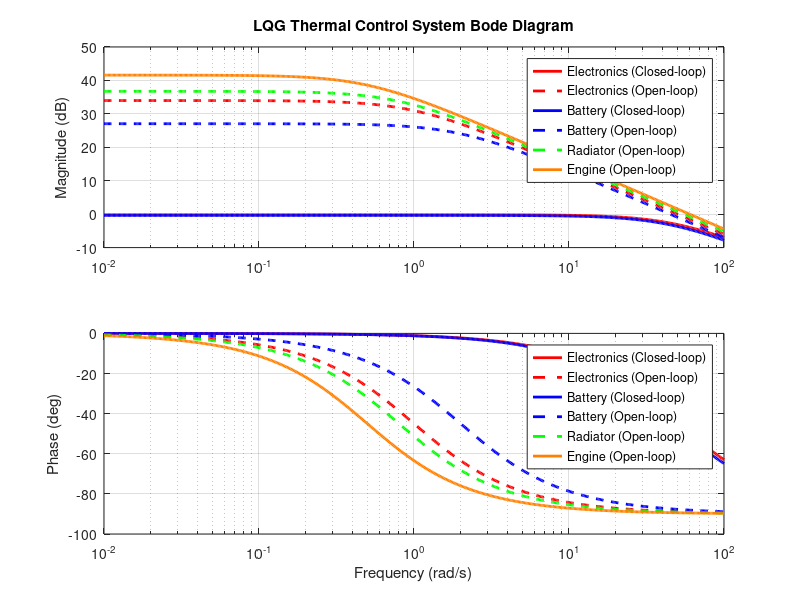

This chart was generated by the following MATLAB code:
clear; clc; close all;

%% Frequency Range
w = logspace(-2,2,500);   % 0.01 to 100 rad/s

%% Define Transfer Functions (Thermal Subsystems)

s = tf('s');

% Electronics
G_elec = 10/(s+1);

% Battery
G_batt = 9/(s+2);

% Radiator
G_rad = 11/(s+0.8);

% Engine
G_eng = 12/(s+0.5);

%% LQG-like Controller (Simplified for visualization)
% (You can replace with actual LQR + Kalman if needed)

K = 5;   % Gain (acts like optimal controller)

%% Closed-loop Systems
T_elec = feedback(K*G_elec,1);
T_batt = feedback(K*G_batt,1);
T_eng  = feedback(K*G_eng,1);

%% Open-loop Systems
OL_elec = K*G_elec;
OL_batt = K*G_batt;
OL_rad  = K*G_rad;
OL_eng  = K*G_eng;

%% Get Bode Data
[mag_elec_cl, phase_elec_cl] = bode(T_elec, w);
[mag_batt_cl, phase_batt_cl] = bode(T_batt, w);
[mag_eng_cl, phase_eng_cl]   = bode(T_eng, w);

[mag_elec_ol, phase_elec_ol] = bode(OL_elec, w);
[mag_batt_ol, phase_batt_ol] = bode(OL_batt, w);
[mag_rad_ol,  phase_rad_ol]  = bode(OL_rad, w);
[mag_eng_ol,  phase_eng_ol]  = bode(OL_eng, w);

%% Convert to vectors
mag_elec_cl = squeeze(20*log10(mag_elec_cl));
mag_batt_cl = squeeze(20*log10(mag_batt_cl));
mag_eng_cl  = squeeze(20*log10(mag_eng_cl));

mag_elec_ol = squeeze(20*log10(mag_elec_ol));
mag_batt_ol = squeeze(20*log10(mag_batt_ol));
mag_rad_ol  = squeeze(20*log10(mag_rad_ol));
mag_eng_ol  = squeeze(20*log10(mag_eng_ol));

phase_elec_cl = squeeze(phase_elec_cl);
phase_batt_cl = squeeze(phase_batt_cl);
phase_eng_cl  = squeeze(phase_eng_cl);

phase_elec_ol = squeeze(phase_elec_ol);
phase_batt_ol = squeeze(phase_batt_ol);
phase_rad_ol  = squeeze(phase_rad_ol);
phase_eng_ol  = squeeze(phase_eng_ol);

%% Plotting

figure;

% ----- Magnitude -----
subplot(2,1,1);
semilogx(w, mag_elec_cl, 'r', 'LineWidth', 2); hold on;
semilogx(w, mag_elec_ol, 'r--', 'LineWidth', 2);

semilogx(w, mag_batt_cl, 'b', 'LineWidth', 2);
semilogx(w, mag_batt_ol, 'b--', 'LineWidth', 2);

semilogx(w, mag_rad_ol,  'g--', 'LineWidth', 2);
semilogx(w, mag_eng_ol,  'Color',[1 0.5 0], 'LineWidth', 2);

grid on;
ylabel('Magnitude (dB)');
title('LQG Thermal Control System Bode Diagram');

legend('Electronics (Closed-loop)', 'Electronics (Open-loop)', ...
       'Battery (Closed-loop)', 'Battery (Open-loop)', ...
       'Radiator (Open-loop)', 'Engine (Open-loop)');

% ----- Phase -----
subplot(2,1,2);
semilogx(w, phase_elec_cl, 'r', 'LineWidth', 2); hold on;
semilogx(w, phase_elec_ol, 'r--', 'LineWidth', 2);

semilogx(w, phase_batt_cl, 'b', 'LineWidth', 2);
semilogx(w, phase_batt_ol, 'b--', 'LineWidth', 2);

semilogx(w, phase_rad_ol,  'g--', 'LineWidth', 2);
semilogx(w, phase_eng_ol,  'Color',[1 0.5 0], 'LineWidth', 2);

grid on;
xlabel('Frequency (rad/s)');
ylabel('Phase (deg)');

legend('Electronics (Closed-loop)', 'Electronics (Open-loop)', ...
       'Battery (Closed-loop)', 'Battery (Open-loop)', ...
       'Radiator (Open-loop)', 'Engine (Open-loop)');
